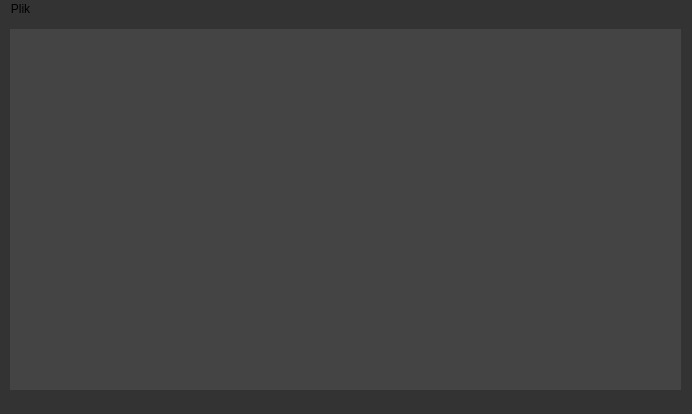
<?xml version="1.0" encoding="UTF-8"?>
<ui version="4.0">
 <class>TextEdit</class>
 <widget class="QMainWindow" name="TextEdit">
  <property name="geometry">
   <rect>
    <x>0</x>
    <y>0</y>
    <width>692</width>
    <height>414</height>
   </rect>
  </property>
  <property name="windowTitle">
   <string>TextEdit</string>
  </property>
  <property name="styleSheet">
   <string notr="true">background: #333;</string>
  </property>
  <widget class="QWidget" name="centralWidget">
   <widget class="QTextEdit" name="textEdit">
    <property name="geometry">
     <rect>
      <x>10</x>
      <y>10</y>
      <width>671</width>
      <height>361</height>
     </rect>
    </property>
    <property name="font">
     <font>
      <family>Consolas</family>
      <pointsize>11</pointsize>
     </font>
    </property>
    <property name="styleSheet">
     <string notr="true">border: none;
background: #444;
color: #ccc;</string>
    </property>
   </widget>
  </widget>
  <widget class="QMenuBar" name="menuBar">
   <property name="enabled">
    <bool>true</bool>
   </property>
   <property name="geometry">
    <rect>
     <x>0</x>
     <y>0</y>
     <width>692</width>
     <height>21</height>
    </rect>
   </property>
   <widget class="QMenu" name="menuPlik">
    <property name="title">
     <string>Plik</string>
    </property>
    <addaction name="actionOpenFile"/>
   </widget>
   <addaction name="menuPlik"/>
  </widget>
  <widget class="QStatusBar" name="statusBar">
   <property name="enabled">
    <bool>true</bool>
   </property>
  </widget>
  <action name="actionOpenFile">
   <property name="text">
    <string>Otwórz</string>
   </property>
  </action>
 </widget>
 <layoutdefault spacing="6" margin="11"/>
 <resources/>
 <connections/>
</ui>
